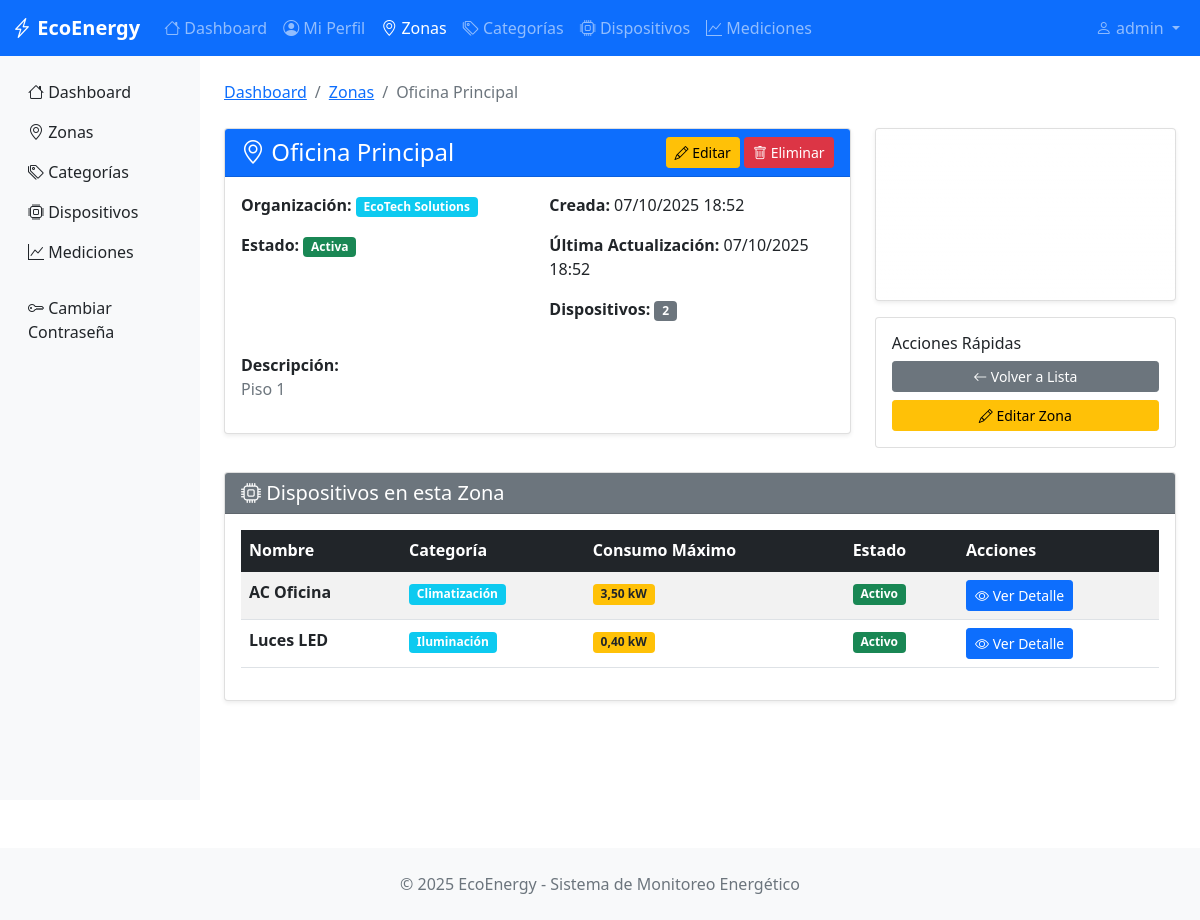
/zonas/1/ (signed in), run on an earlier commit of the app's database.
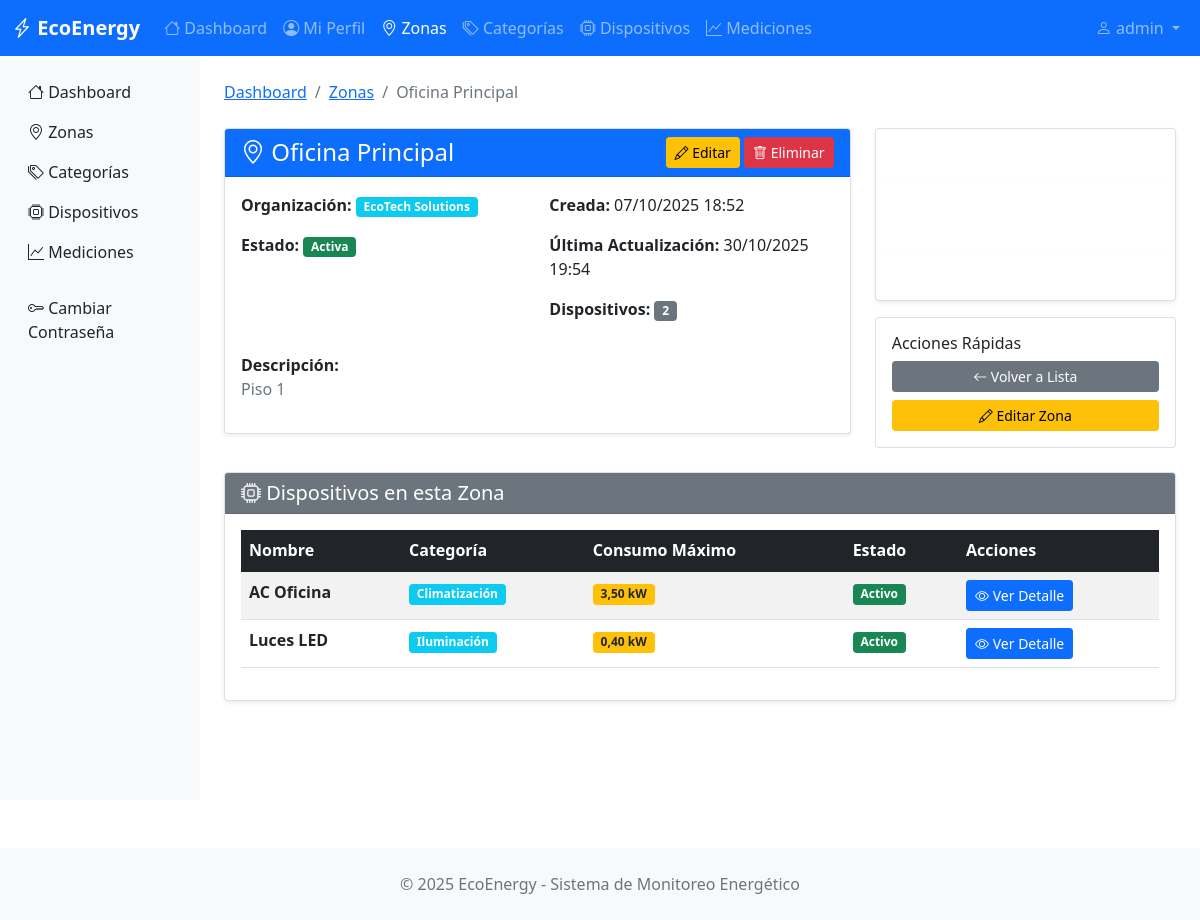
And on a later commit of the database.
### monitoring/models.py (models this page shows, shortened)
class BaseModel(models.Model):
    state = models.CharField(
        max_length=10,
        choices=STATES,
        default='ACTIVE',
        help_text="Estado del registro"
    )
    created_at = models.DateTimeField(
        auto_now_add=True,
        help_text="Fecha de creación"
    )
    updated_at = models.DateTimeField(
        auto_now=True,
        help_text="Fecha de última modificación"
    )
    deleted_at = models.DateTimeField(
        null=True,
        blank=True,
        help_text="Fecha de eliminación (soft delete)"
    )
    class Meta:
        abstract = True  # Esta clase no creará tabla, solo sirve de plantilla

class Zone(BaseModel):
    name = models.CharField(max_length=100, help_text="Nombre de la zona")
    description = models.TextField(blank=True, help_text="Descripción de la zona")
    organization = models.ForeignKey(
        Organization,
        on_delete=models.CASCADE,
        help_text="Empresa propietaria"
    )
    floor_plan = models.ImageField(
        upload_to='zonas/',
        null=True,
        blank=True,
        help_text="Plano de la zona"
    )
    class Meta:
        verbose_name = "Zone"
        verbose_name_plural = "Zones"

class Organization(BaseModel):
    name = models.CharField(max_length=200)
    email = models.EmailField()
    phone = models.CharField(max_length=20, blank=True)
    address = models.TextField(blank=True)
    logo = models.ImageField(upload_to='organizaciones/', null=True, blank=True)  # ← Esta línea
    class Meta:
        verbose_name = "Organization"
        verbose_name_plural = "Organizations"

### monitoring/zone_views.py (the view)
# urls.py: path('zonas/<int:pk>/', zone_views.zona_detail, name='zona_detail'),
@login_required
@permission_required_with_message('monitoring.view_zone')
def zona_detail(request, pk):
    organization = get_user_organization(request.user)
    if organization:
        zone = get_object_or_404(Zone, pk=pk, organization=organization, state='ACTIVE')
    else:
        zone = get_object_or_404(Zone, pk=pk, state='ACTIVE')
    devices = Device.objects.filter(
        zone=zone,
        state='ACTIVE'
    ).select_related('category').order_by('name')
    context = {
        'zone': zone,
        'devices': devices,
        'can_change': request.user.has_perm('monitoring.change_zone'),
        'can_delete': request.user.has_perm('monitoring.delete_zone'),
    }
    return render(request, 'monitoring/zona_detail.html', context)

### monitoring/zone_views.py (called while the page is built)
def get_user_organization(user):
    if user.is_superuser:
        return None
    try:
        return user.userprofile.organization
    except:
        return None

### monitoring/templates/monitoring/zona_detail.html (shortened to what the changed rows need)
{% extends 'monitoring/base.html' %}
{% block content %}
<div class="py-4">
    <nav aria-label="breadcrumb" class="mb-4">
        <ol class="breadcrumb">
            <li class="breadcrumb-item"><a href="{% url 'dashboard' %}">Dashboard</a></li>
            <li class="breadcrumb-item"><a href="{% url 'zona_list' %}">Zonas</a></li>
            <li class="breadcrumb-item active">{{ zone.name }}</li>
        </ol>
    </nav>
    <div class="row mb-4">
        <div class="col-md-8">
            <div class="card shadow-sm">
                <div class="card-header bg-primary text-white d-flex justify-content-between align-items-center">
                    <h4 class="mb-0">
                        <i class="bi bi-geo-alt"></i>
                        {{ zone.name }}
                    </h4>
                    <div>
                        {% if can_change %}
                        <a href="{% url 'zona_update' zone.pk %}" class="btn btn-warning btn-sm">
                        </a>
                        {% endif %}
                        {% if can_delete %}
                        <button type="button"
                                class="btn btn-danger btn-sm btn-delete-zone"
                                data-zone-id="{{ zone.pk }}"
                                data-zone-name="{{ zone.name }}">
                        </button>
                        {% endif %}
                    </div>
                </div>
                <div class="card-body">
                    <div class="row">
                        <div class="col-md-6">
                            <p><strong>Organización:</strong>
                                <span class="badge bg-info">{{ zone.organization.name }}</span>
                            </p>
                        </div>
                        <div class="col-md-6">
                            <p><strong>Creada:</strong> {{ zone.created_at|date:"d/m/Y H:i" }}</p>
                            <p><strong>Última Actualización:</strong> {{ zone.updated_at|date:"d/m/Y H:i" }}</p>
                            <p><strong>Dispositivos:</strong>
                                <span class="badge bg-secondary">{{ devices|length }}</span>
                            </p>
                        </div>
                    </div>
                    {% if zone.description %}
                        <div class="mt-3">
                            <strong>Descripción:</strong>
                            <p class="text-muted">{{ zone.description }}</p>
                        </div>
                    {% endif %}
                </div>
            </div>
        </div>
        <div class="col-md-4">
            <div class="card bg-gradient text-white shadow-sm"
                 style="background: linear-gradient(135deg, #667eea 0%, #764ba2 100%);">
                <div class="card-body text-center">
                    <div class="mt-3">
                        <h2 class="display-4">{{ devices|length }}</h2>
                    </div>
                </div>
            </div>
        </div>
    </div>
    <div class="row">
        <div class="col-12">
            <div class="card shadow-sm">
                <div class="card-body">
                    {% if devices %}
                        <div class="table-responsive">
                            <table class="table table-striped table-hover">
                                <thead class="table-dark">
                                    <tr>
                                        <th>Nombre</th>
                                        <th>Categoría</th>
                                        <th>Consumo Máximo</th>
                                        <th>Estado</th>
                                        <th>Acciones</th>
                                    </tr>
                                </thead>
                            </table>
                        </div>
                    {% endif %}
                </div>
            </div>
        </div>
    </div>
</div>
{% endblock %}

What changed in the data, as far as the page shows it:
changed Zone "Oficina Principal": updated_at "07/10/2025 18:52" → "30/10/2025 19:54"
